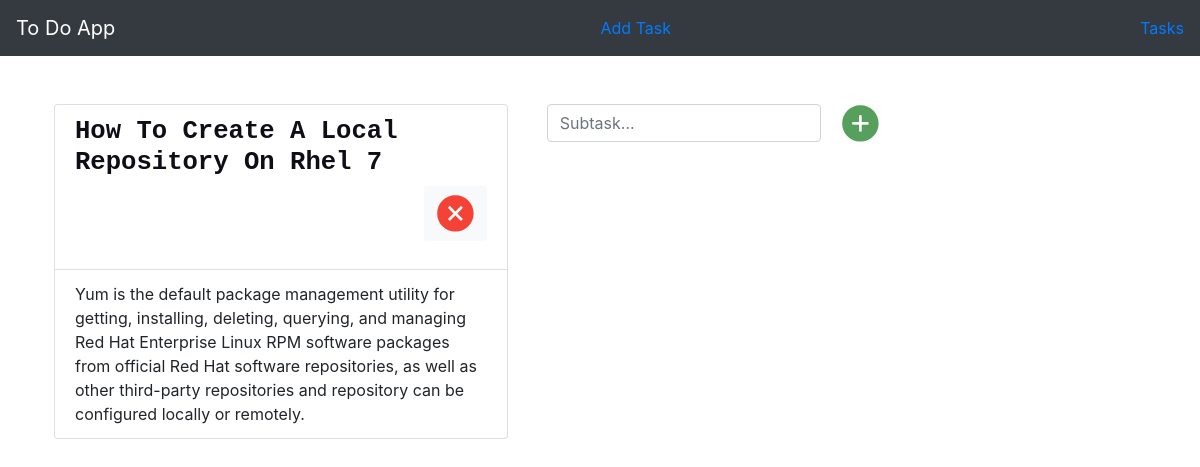
Page /task_detail/7 on the committed database.
### main/models.py (models this page shows, shortened)
class todo_tasks(models.Model):
  task_h=models.CharField(max_length=60)
  task_d = models.CharField(max_length=300)
  added_date=models.DateTimeField()
  task_type=models.BooleanField()

### main/views.py (the view, shortened to what this page needs)
# urls.py: path('task_detail/<int:num>', views.detail_tasks, name="detail_tasks"),
@csrf_exempt
def detail_tasks(request, num):
  tasks=todo_tasks.objects.get(id=num)
  subtask=subtasks.objects.filter(maintask_id=num)
  subs = subtasks.objects.filter(maintask_id=num, subtask_type="True").order_by('-id')
  maincount=subtasks.objects.filter(maintask_id=num).count()
  subc=subtasks.objects.filter(maintask_id=num, subtask_type="False")
  subcount=subc.count()
  if(maincount==0):
      if request.method == "POST":
        subname=request.POST["subtaskname"]
        if subtasks.objects.create(taskname=subname,maintask=tasks,subtask_type=True):
          return render(request,'detail.html',{'tasks':tasks, 'subs':subs, 'subc':subc})
      else:
        return render(request,'detail.html',{'tasks':tasks, 'subs':subs, 'subc':subc})

### main/templates/detail.html (shortened to what this page needs)
{% extends 'base.html' %}
{% load static %}
{% block content%}
<div class="row mt-4 ml-4">
    <div class="col-md-5 mt-4">
        <ul class="list-group">
            <li class="list-group-item">
                <h4 id="task-head">{{ tasks.task_h }}</h4>
                <div class="float-right">
                    <form action="/del_task/{{tasks.id}}/" method="post" class="form-inline">
                        <button type="submit" class="btn btn-sm btn-light ml-2">
                            <ion-icon name="close-circle-sharp" id="icon-del"></ion-icon>
                        </button>
                    </form>
                </div>
            </li>
             <li class="list-group-item">{{ tasks.task_d }}</li>
        </ul>
    </div>
    <div class="cols-md-3 ml-4">
        <form  method="post" class="form-inline">
            <div class="form-row">
                <div class="form-group col-md-12">
                    <input type="text" name="subtaskname" class="form-control mb-2 mt-4 mr-sm-2"  placeholder="Subtask...">
                </div>
            </div>
            <button type="submit" class="btn btn-sm mt-3">
                <ion-icon name="add-circle" id="add-sub"></ion-icon>
            </button>
        </form>
    </div>
</div>
{% endblock%}

### rows in the picture
todo_tasks: task_h "How To Create A Local Repository On Rhel 7", task_d "Yum is the default package management utility for getting, installing, deleting, querying, and managing Red Hat Enterprise Linux RPM software packages from official Red Hat software repositories, as well as other third-party repositories and repository can be configured locally or remotely."
